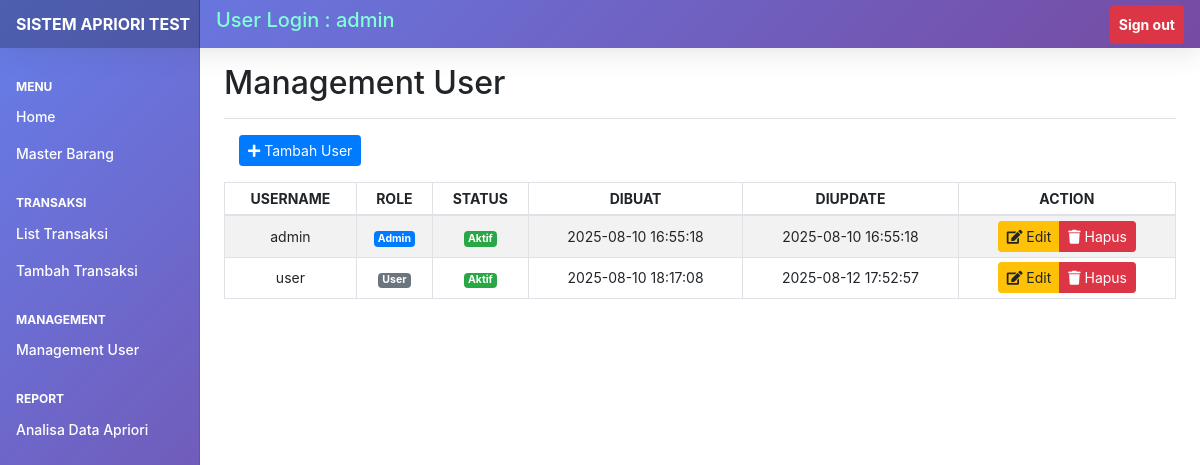
/management_user.php (signed in), run on the app's committed database.
### tables this page shows
CREATE TABLE `user` (
  `iduser` varchar(100) NOT NULL,
  `passuser` varchar(255) NOT NULL,
  `roleuser` char(1) NOT NULL,
  `is_active` enum('1','0') NOT NULL,
  `created_at` datetime NOT NULL,
  `created_by` varchar(100) NOT NULL,
  `updated_at` datetime NOT NULL,
  `updated_by` varchar(100) NOT NULL,
  PRIMARY KEY (`iduser`)
);

### management_user.php (the view, shortened to what this page needs)
<?php
include_once 'db/configdb.php';
?>
<!doctype html>
<html lang="en">
<head>
  <link rel="stylesheet" href="https://cdn.jsdelivr.net/npm/bootstrap@4.6.2/dist/css/bootstrap.min.css">
  <link rel="stylesheet" href="https://cdnjs.cloudflare.com/ajax/libs/font-awesome/5.15.4/css/all.min.css">
  <link href="assets/css/style.css" rel="stylesheet">
</head>
<body>
  <?php
  include 'header.php';
  ?>
  <div class="container-fluid">
    <div class="row">
      <?php
      include 'navbar.php';
      ?>
      <main role="main" class="col-md-9 ml-sm-auto col-lg-10 px-md-4">
        <div class="d-flex justify-content-between flex-wrap flex-md-nowrap align-items-center pt-3 pb-2 mb-3 border-bottom">
          <h1 class="h2">Management User</h1>
        </div>
        <?php
        $dataUser = '';
        $query = "SELECT u.*, r.namarole FROM user u LEFT JOIN roleuser r ON u.roleuser = r.idrole ORDER BY u.iduser ASC";
        $result = mysqli_query($conn, $query);
        $data = [];
        while ($row = mysqli_fetch_assoc($result)) {
          $data[] = $row;
        }
        if ($data) {
          foreach ($data as $row) {
            $statusBadge = $row['is_active'] == '1' ? '<span class="badge badge-success">Aktif</span>' : '<span class="badge badge-danger">Nonaktif</span>';
            $roleBadge = $row['roleuser'] == '1' ? '<span class="badge badge-primary">Admin</span>' : '<span class="badge badge-secondary">User</span>';
            $dataUser .= "<tr style='vertical-align: middle;'>
                <td style='text-align: center; vertical-align: middle;'>{$row['iduser']}</td>
                <td style='text-align: center; vertical-align: middle;'>{$roleBadge}</td>
                <td style='text-align: center; vertical-align: middle;'>{$statusBadge}</td>
                <td style='text-align: center; vertical-align: middle;'>{$row['created_at']}</td>
                <td style='text-align: center; vertical-align: middle;'>{$row['updated_at']}</td>
                <td style='text-align: center;'>
                  <div class='btn-group' role='group' aria-label='Basic example'>
                    <button type='button' class='btn btn-warning btn-sm' onclick='editUser(\"{$row['iduser']}\", \"{$row['roleuser']}\", \"{$row['is_active']}\")'>
                      <i class='fas fa-edit'></i> Edit
                    </button>
                    <button type='button' class='btn btn-danger btn-sm' onclick='deleteUser(\"{$row['iduser']}\")'>
                      <i class='fas fa-trash'></i> Hapus
                    </button>
                  </div>
                </td>
              </tr>";
          }
        }
        ?>
        <div class="col-12 mb-3">
          <button type="button" class="btn btn-primary btn-sm" data-toggle="modal" data-target="#addUserModal">
            <i class="fas fa-plus"></i> Tambah User
          </button>
        </div>
        <div class="table-responsive">
          <table id="userTable" class="table table-striped table-bordered table-sm">
            <thead>
              <tr>
                <th style="text-align: center;">USERNAME</th>
                <th style="text-align: center;">ROLE</th>
                <th style="text-align: center;">STATUS</th>
                <th style="text-align: center;">DIBUAT</th>
                <th style="text-align: center;">DIUPDATE</th>
                <th style="text-align: center;">ACTION</th>
              </tr>
            </thead>
            <tbody>
              <?= $dataUser; ?>
            </tbody>
          </table>
        </div>
      </main>
    </div>
  </div>
</body>
</html>

### assets/css/style.css (style rules this page uses)
body { font-size: .875rem; }

### data on the page
user: iduser "admin", roleuser "Admin", is_active "Aktif", created_at "2025-08-10 16:55:18", updated_at "2025-08-10 16:55:18"
user: iduser "user", roleuser "User", is_active "Aktif", created_at "2025-08-10 18:17:08", updated_at "2025-08-12 17:52:57"

### other printed values
$_SESSION['userid'] "admin"
